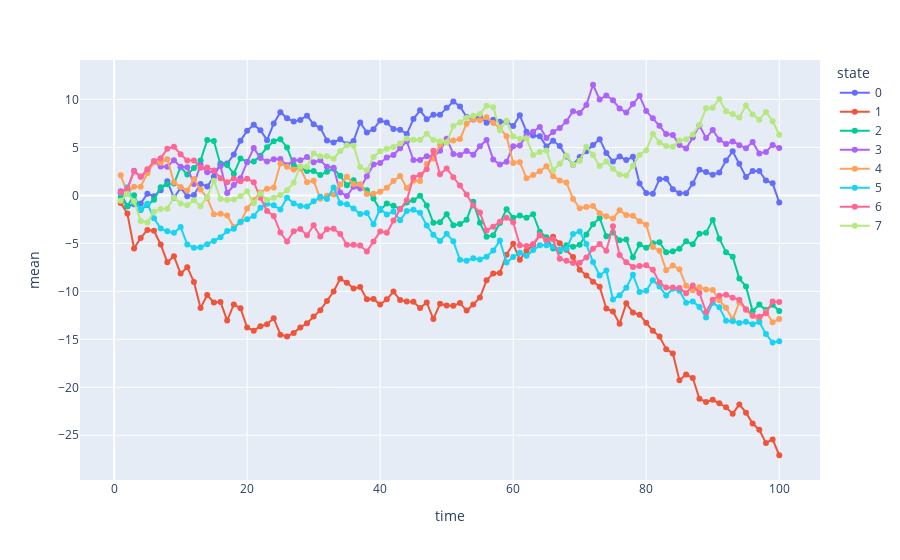

Notebook code for this chart:
### Code cell
px.line(results.df(), x="time", y="mean", color='state',markers=True)
